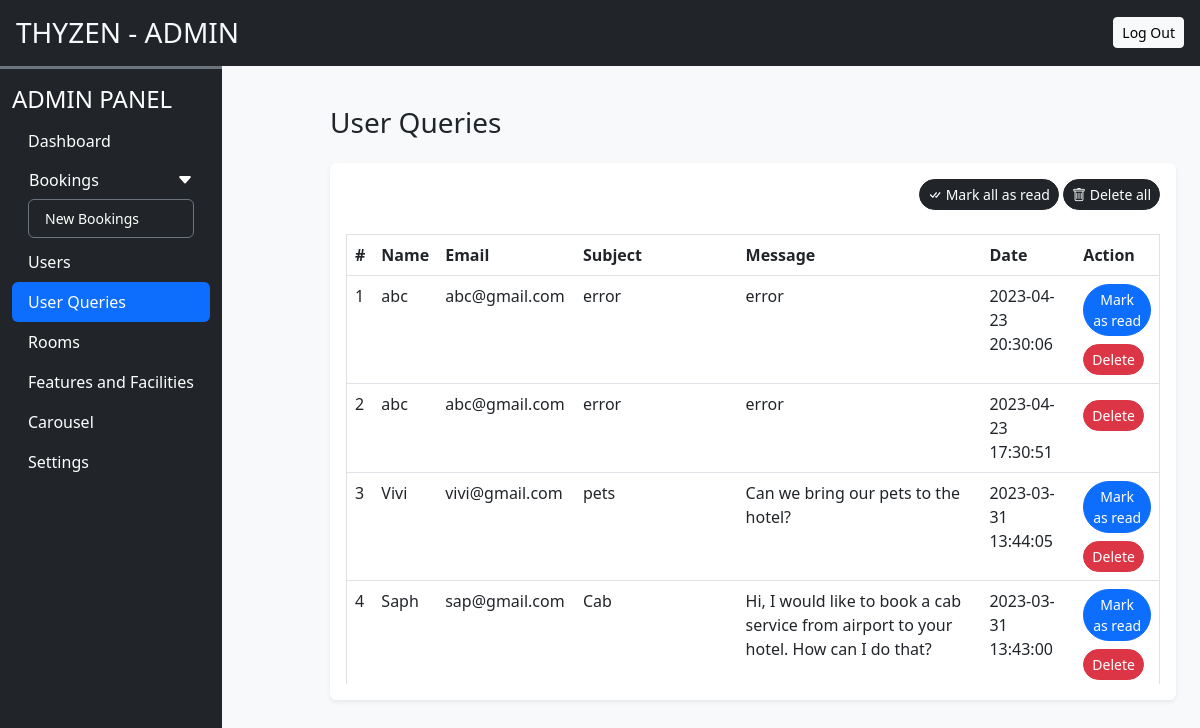
The page /admin/user_queries.php (signed in) on the database its author committed.
### tables this page shows
CREATE TABLE `user_queries` (
  `sr_no` int NOT NULL,
  `name` varchar(50) NOT NULL,
  `email` varchar(100) NOT NULL,
  `subject` varchar(100) NOT NULL,
  `message` varchar(300) NOT NULL,
  `date` datetime NOT NULL DEFAULT CURRENT_TIMESTAMP,
  `seen` tinyint NOT NULL DEFAULT '0'
);

### admin/user_queries.php (the view, shortened to what this page needs)
<!DOCTYPE html>
<html lang="en">
<head>
    <?php require('inc/links.php'); ?>
</head>
<body class="bg-light">
    <div class="row">
        <div class="col-12">
            <div class="w-100">
                <div class="container-fluid bg-dark text-light p-3 d-flex align-items-center justify-content-between sticky-top">
                    <h3 class="mb-0 h-font">THYZEN - ADMIN</h3>
                    <a href="logout.php" class="btn btn-light btn-sm">Log Out</a>
                </div>
            </div>
        </div>
        <div class="col-3">
            <?php require('inc/adminheader.php') ?>
        </div>
        <div class="container-fluid col-9 mt-3" id="main-content">
            <div class="row">
                <div class=" p-4 overflow-hidden">
                    <div class="container-fluid" id="main-content">
                        <div class="row">
                            <div class=" ms-auto -4 overflow-hidden">
                                <h3 class="mb-4">User Queries</h3>
                                <div class="card border-0 shadow-sm mb-4">
                                    <div class="card-body">
                                        <div class="text-end mb-4">
                                            <a href="?seen=all" class="btn btn-dark rounded-pill shadow-none btn-sm">
                                                <i class="bi bi-check-all"></i> Mark all as read
                                            </a>
                                            <a href="?del=all" class="btn btn-dark rounded-pill shadow-none btn-sm">
                                                <i class="bi bi-trash"></i> Delete all
                                            </a>
                                        </div>
                                        <div class="table-responsive-md" style="height: 450px; overflow-y: scroll;">
                                            <table class="table table-hover border">
                                                <thead class="sticky-top">
                                                    <tr class="bg-dark text-light">
                                                        <th scope="col">#</th>
                                                        <th scope="col">Name</th>
                                                        <th scope="col">Email</th>
                                                        <th scope="col" width="20%">Subject</th>
                                                        <th scope="col" width="30%">Message</th>
                                                        <th scope="col">Date</th>
                                                        <th scope="col">Action</th>
                                                    </tr>
                                                </thead>
                                                <tbody>
                                                    <?php
                                                    $q = "SELECT * FROM `user_queries` ORDER BY `sr_no` DESC";
                                                    $data = mysqli_query($con, $q);
                                                    $i = 1;
                                                    while ($row = mysqli_fetch_assoc($data)) {
                                                        $seen = '';
                                                        if ($row['seen'] != 1) {
                                                            $seen = "<a href='?seen=$row[sr_no]' class='btn btn-sm rounded-pill btn-primary'>Mark as read</a> <br>";
                                                        }
                                                        $seen .= "<a href='?del=$row[sr_no]' class='btn btn-sm rounded-pill btn-danger mt-2'>Delete</a>";
                                                        echo <<<query
                                    <tr>
                                        <td>$i</td>
                                        <td>$row[name]</td>
                                        <td>$row[email]</td>
                                        <td>$row[subject]</td>
                                        <td>$row[message]</td>
                                        <td>$row[date]</td>
                                        <td>$seen</td>
                                    </tr>
                                    query;
                                                        $i++;
                                                    }
                                                    ?>
                                                </tbody>
                                            </table>
                                        </div>
                                    </div>
                                </div>
                            </div>
                        </div>
                    </div>
                </div>
            </div>
        </div>
    </div>
</body>
</html>

### rows shown on the page
user_queries: name "abc", email "abc@gmail.com", subject "error", message "error", date "2023-04-23 20:30:06"
user_queries: name "abc", email "abc@gmail.com", subject "error", message "error", date "2023-04-23 17:30:51"
user_queries: name "Vivi", email "vivi@gmail.com", subject "pets", message "Can we bring our pets to the hotel?", date "2023-03-31 13:44:05"
user_queries: name "Saph", email "sap@gmail.com", subject "Cab", message "Hi, I would like to book a cab service from airport to your hotel. How can I do that?", date "2023-03-31 13:43:00"
